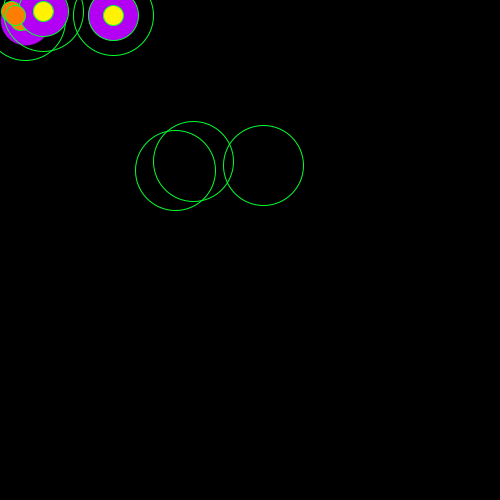
Frame 1 (no input)
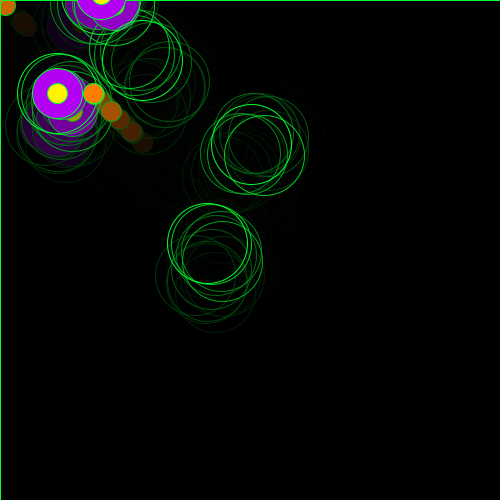
Frame 60 (the mouse pressed at the canvas centre just before this capture)
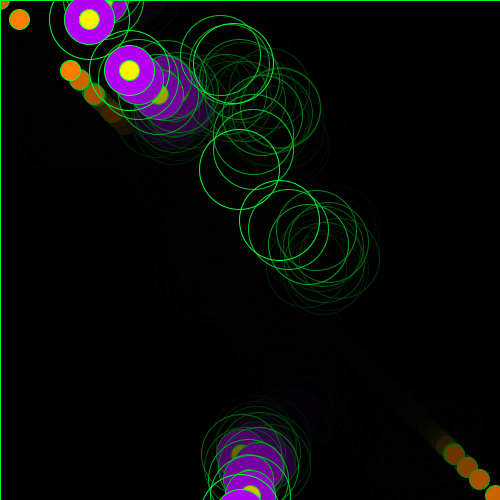
Frame 120 (the mouse held since frame 60 and released just before this capture)

The Processing sketch that drew these frames (run headless with seeded random() and noise(); from frame 60 on, the mouse is pressed at the canvas centre):

// Processing sketch: mansi
// ── mansi.pde
FloatList myPosXList;
FloatList myPosYList;

int maxElements = 40;
int value = 0;


void setup() {
  size(500, 500);
  background(0);
  rectMode(CENTER);

  myPosXList = new FloatList();
  myPosYList = new FloatList();

  myPosXList.append(20.0);
  myPosXList.append(25.0);
  myPosXList.append(99.0);

  myPosYList.append(30.0);
  myPosYList.append(22.0);
  myPosYList.append(23.0);

  noStroke();
}

void draw() {
  //background(0);
  fill(0, 50);
  rect(width/2, height/2, width, height);
  fill(255, 100);

  automaticAddElements();
  updateListElements();
  displayListElements();
}

void automaticAddElements() {
  if (myPosXList.size() < maxElements) {
    if (frameCount%100 == 0) {
      float posX = random(0, width);
      float posY = random(0, height);
      addListElement(posX, posY);
    }
  }
}

void updateListElements() {
  for (int index = 0; index < myPosXList.size(); index++) {
    float posX = myPosXList.get(index);
    float posY = myPosYList.get(index);

    myPosXList.set(index, posX + random(-20, 20));
    myPosYList.set(index, posY + random(-20, 20));
  }
}

void displayListElements() {
  for (int index = 0; index < myPosXList.size(); index++) {
    float posX = myPosXList.get(index);
    float posY = myPosYList.get(index);
    
    //noStroke();
    //fill(value);
    //rect(250, 250, 200, 200, 20);

    fill(#B300F5);
    circle(posX, posY, 50);

    fill(#FFF303);
    circle(posX, posY, 20);
    
    noFill();
    stroke(#03FF2E);
    circle(posX, posY, 80);

    noFill();
    stroke(#03FF2E);
    circle(posX+150, posY+150, 80);

    fill(#FF7D03);
    circle(posY, posY, 20);
  }
}

void mousePressed() {
  removeListElement(0);
  addListElement(mouseX, mouseY);
}

//void mouseDragged() 
//{
//  value = value + 5;
//  if (value > 255) {
//    value = 0;
//  }
//}

void addListElement(float posX, float posY) {
  myPosXList.append(posX);
  myPosYList.append(posY);
}

void removeListElement(int index) {
  myPosXList.remove(index);
  myPosYList.remove(index);
}
